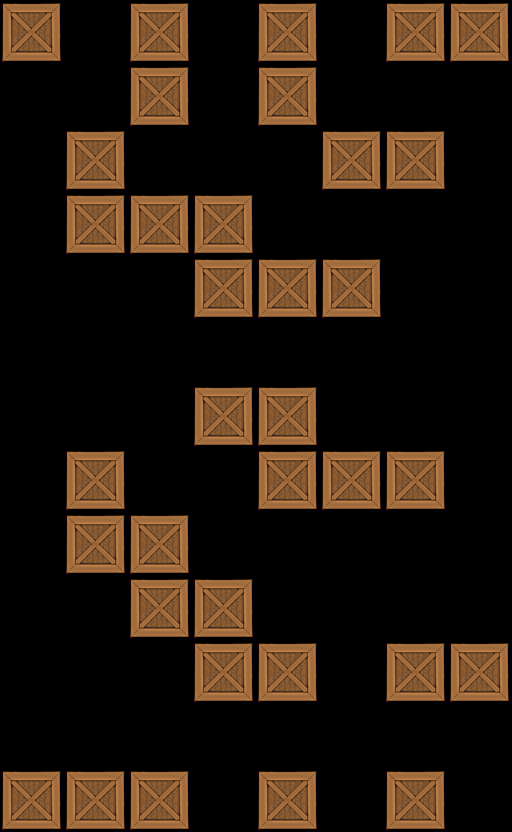

This is a level from a 2D game, rendered from its Tiled map with the project's own tilesets. A one-line summary and the map file follow, with tile-layer data summarised:
An orthogonal 8x13 tile map with 64x64 px tiles, 1 tile layer (Tile Layer 1).

<map version="1.0" orientation="orthogonal" width="8" height="13" tilewidth="64" tileheight="64">
 <tileset firstgid="1" name="crate" tilewidth="64" tileheight="64">
  <image source="../../crate3.png" width="64" height="64" />
 </tileset>
 <layer name="Tile Layer 1" width="8" height="13">
  <data>[104 cells, 35 non-empty, 1 distinct tile ids]</data>
 </layer>
</map>
